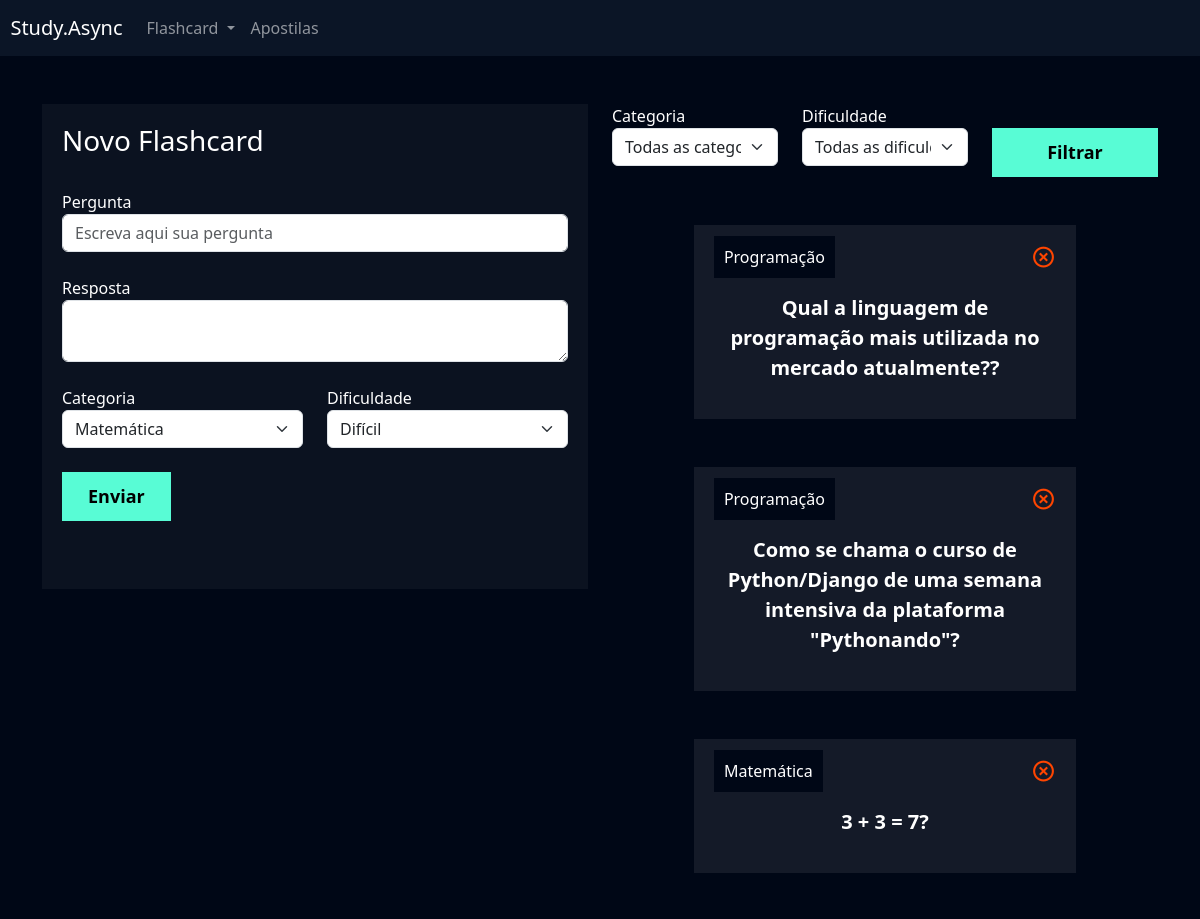
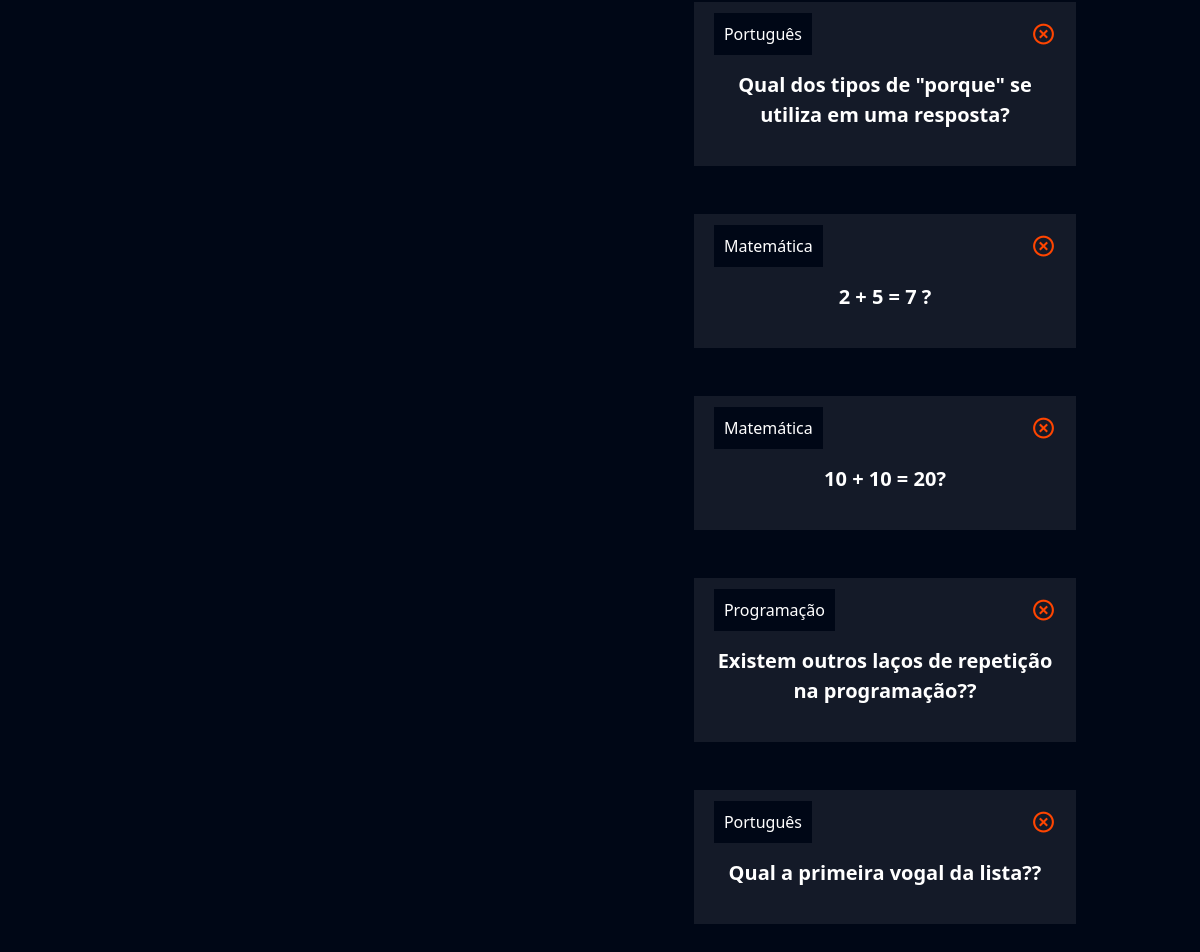
Screenshot of /flashcard/novo_flashcard/ (signed in) with the database file from the repository (2 pictures, top to bottom).
### flashcard/models.py (models this page shows, shortened)
class Flashcard(models.Model):
    DIFICULDADE_CHOICES = (('D', 'Difícil'), ('M', 'Médio'), ('F', 'Fácil'))
    user = models.ForeignKey(User, on_delete = models.DO_NOTHING)
    pergunta = models.CharField(max_length = 100)
    resposta = models.TextField(max_length = 1000)
    categoria = models.ForeignKey(Categoria, on_delete = models.DO_NOTHING)
    dificuldade = models.CharField(max_length = 1, choices = DIFICULDADE_CHOICES)

class Categoria(models.Model):
    nome = models.CharField(max_length = 20)
    def __str__(self):
        return self.nome

### flashcard/views.py (the view, shortened to what this page needs)
# urls.py: path('novo_flashcard/', views.novo_flashcard, name='novo_flashcard'),
def novo_flashcard(request):
    if not request.user.is_authenticated:
        return redirect('/usuarios/logar')
    if request.method == "GET":
        categorias = Categoria.objects.all()
        dificuldades = Flashcard.DIFICULDADE_CHOICES
        flashcards = Flashcard.objects.filter(user = request.user)
        categoria_filtrar = request.GET.get('categoria')
        dificuldade_filtrar = request.GET.get('dificuldade')
        if categoria_filtrar:
            flashcards = flashcards.filter(categoria__id = categoria_filtrar)
        if dificuldade_filtrar:
            flashcards = flashcards.filter(dificuldade = dificuldade_filtrar)
        return render(request, 'novo_flashcard.html', {'categorias': categorias,
                                                       'dificuldades': dificuldades,
                                                       'flashcards': flashcards})

### flashcard/templates/novo_flashcard.html (shortened to what this page needs)
{% extends "base.html" %}
{% load static %}
{% block 'cabecalho' %}
<link href="{% static 'usuarios/css/cadastro.css' %}" rel="stylesheet" />
<link
  href="https://unpkg.com/boxicons@2.1.4/css/boxicons.min.css"
  rel="stylesheet"
/>
<link href="{% static 'flashcard/css/novo_flashcard.css' %}" rel="stylesheet" />
{% endblock 'cabecalho' %}
{% block 'conteudo' %}
{% include "partials/header.html" %}
<div class="container">
  <br />
  <br />
  <div class="row">
    <div class="col-md">
      <div class="box-form">
        <form action="" method="POST"> {% csrf_token %}
          <h3>Novo Flashcard</h3>
          <br />
          <label>Pergunta</label>
          <input
            type="text"
            class="form-control"
            placeholder="Escreva aqui sua pergunta"
            name="pergunta"
          />
          <br />
          <label>Resposta</label>
          <textarea class="form-control" name="resposta"></textarea>
          <br />
          <div class="row">
            <div class="col-md">
              <label for="">Categoria</label>
              <select class="form-select" name="categoria">
                {% for categoria in categorias %}
                  <option value="{{categoria.id}}">{{categoria.nome}}</option>
              {% endfor %}
              </select>
            </div>
            <div class="col-md">
              <label for="">Dificuldade</label>
              <select class="form-select" name="dificuldade">
                {% for dificuldade in dificuldades %}
                  <option value="{{dificuldade.0}}">{{dificuldade.1}}</option>
              {% endfor %}
              </select>
            </div>
          </div>
          <br />
          <input type="submit" value="Enviar" class="btn-cadastro" />
          <br />
          <br />
          <br />
        </form>
      </div>
    </div>
    <div class="col-md">
      <form action="{% url 'novo_flashcard' %}" method="GET">
        <div class="row">
          <div class="col-md">
            <label for="">Categoria</label>
            <select name="categoria" id="" class="form-select">
              <option value="">Todas as categorias</option>
            </select>
          </div>
          <div class="col-md">
            <label for="">Dificuldade</label>
            <select name="dificuldade" id="" class="form-select">
              <option value="">Todas as dificuldades</option>
            </select>
          </div>
          <div class="col-md">
            <br />
            <input
              type="submit"
              style="width: 100%"
              value="Filtrar"
              class="btn-cadastro"
            />
          </div>
        </div>
      </form>
      <br />
      <br />
      {% for flashcard in flashcards %}
      <div class="box-new-flashcard" onclick="flip_card({{flashcard.id}})">
        <div class="flashcard">
          <div class="flashcard-categoria">{{flashcard.categoria}}</div>
          <a href="{% url 'deletar_flashcard' flashcard.id %}"><i class="icone-exit bx bx-x-circle"></i></a>
          <br />
          <br />
          <div class="flashcard-box-item">
            <p class="flashcard-item">{{flashcard.pergunta}}?</p>
          </div>
        </div>
      </div>
      <br />
      <br />
      {% endfor %}
    </div>
  </div>
</div>
{% endblock 'conteudo' %}

### templates/static/general/css/base.css (style rules this page uses)
:root { --main-color: #0b1526; --dark-color: #000716; --secondary-dark-color: rgb(15, 2, 26); --light-color: #00c1f3; --contrast-color: #f4c96b; --differential-color: #58fcd5; }
body { background-color: var(--dark-color) !important; color: white !important; }

### templates/static/usuarios/css/cadastro.css (style rules this page uses)
* { margin: 0; padding: 0; }
.box-form { padding: 20px; background-color: rgba(217, 217, 217, 0.05); color: white !important; }
.btn-cadastro { padding: 10px; background-color: #58fcd5; border: none; border: 1px solid #58fcd5; font-size: 18px; font-weight: bold; padding-left: 25px; padding-right: 25px; }

### templates/static/flashcard/css/novo_flashcard.css (style rules this page uses)
.box-new-flashcard { width: 70%; margin: auto; }
.flashcard { background-color: rgba(255, 255, 255, .08); padding: 20px; }
.flashcard-box-item { text-align: center; }
.flashcard p { font-size: 20px; font-weight: bold; cursor: pointer; }
.flashcard-categoria { background-color: var(--dark-color); display: inline; padding: 10px; }
.icone-exit { float: right; font-size: 25px; color: orangered; }

### rows the page displays
Flashcard: categoria "Programação", pergunta "Qual a linguagem de programação mais utilizada no mercado atualmente?"
Flashcard: categoria "Programação", pergunta "Como se chama o curso de Python/Django de uma semana intensiva da plataforma \"Pythonando\""
Flashcard: categoria "Matemática", pergunta "3 + 3 = 7"
Flashcard: categoria "Português", pergunta "Qual dos tipos de \"porque\" se utiliza em uma resposta"
Flashcard: categoria "Matemática", pergunta "2 + 5 = 7"
Flashcard: categoria "Matemática", pergunta "10 + 10 = 20"
Flashcard: categoria "Programação", pergunta "Existem outros laços de repetição na programação?"
Flashcard: categoria "Português", pergunta "Qual a primeira vogal da lista?"

### other values shown
form field categoria "Matemática"
form field dificuldade "Difícil"
